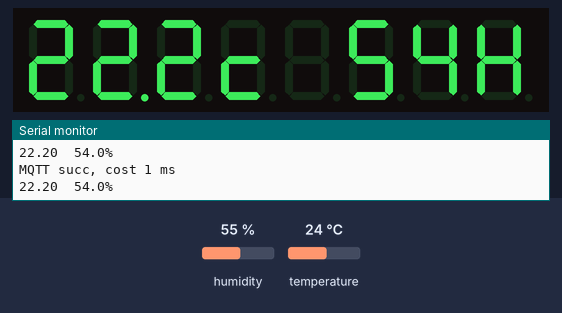
The program below on a simulated ESP8266 (NodeMCU). On the bench: 8-digit seven-segment display, the last lines printed to the serial monitor. The test bench sets the inputs (shaded band); at power-on: humidity 55 %, temperature 24 °C. WiFi joins after 1.5 s; servers stay silent unless stated; no MQTT or app messages arrive unless stated.

Above: at 3.2 s.
3.3 s: humidity set to 22 %
At 4.5 s:
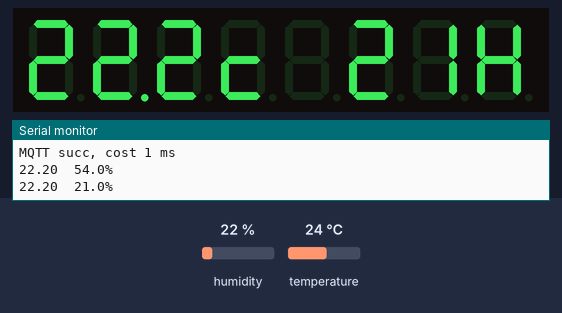
6.0 s: temperature set to 12 °C
At 7.2 s:
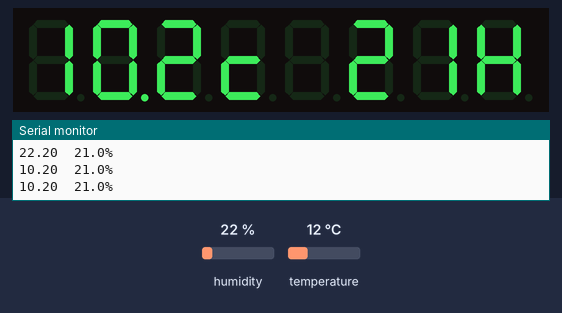
8.7 s: humidity set to 40 %
At 11.3 s:
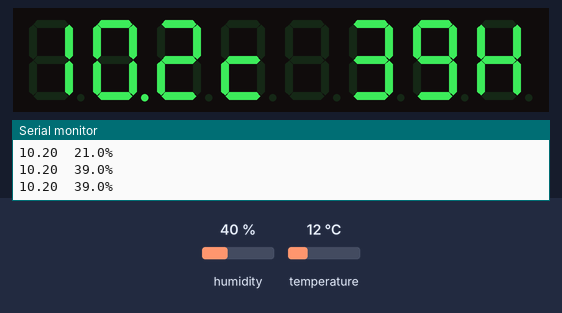
11.7 s: temperature set to 19 °C
At 12.7 s:
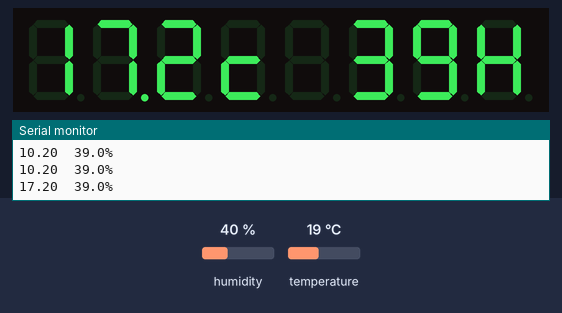
Timing chart, 0 to 14.7 s (numbered marks = the images above; inputs shaded):
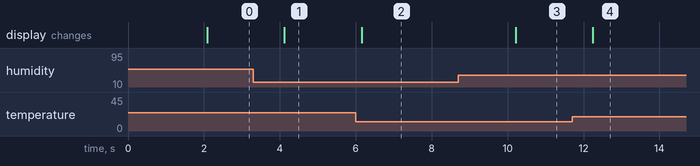

The program:

main.cpp
```cpp
/**
 * 基于Arduino的温湿度计，通过串口和数码管输出结果，并通过MQTT发送
 */
#include <Arduino.h>
#include <DHT_U.h>
#include <LedControl.h>
// 网络相关定义都在这里
#include "net.h"
// 温湿度校准
#include "calibration.h"

/**
 * 温湿度传感器 DHT11 1-wire连接方式
 * 3.3V -> +
 * GND -> -
 * D1 -> out
 */
DHT dht(D1, DHT11);

/*
 * MAX7219 8位数码管 SPI兼容连接方式
 * 3.3V -> VCC
 * GND -> GND
 * D7 -> DIN
 * D5 -> CLK
 * D2 -> CS
 */
LedControl lc = LedControl(D7, D5, D2, 8);

void showOnLED(float temperature, float humidity);

void setup()
{
  // 初始化温湿度传感器
  dht.begin();

  // 初始化串口
  Serial.begin(9600);

  // 初始化数码管
  lc.shutdown(0, false);
  // 亮度可以低一些，晚上不耀眼
  lc.setIntensity(0, 0);
  lc.clearDisplay(0);

  // 显示连接前的等待
  lc.setChar(0, 7, 'C', false);
  lc.setChar(0, 6, 'o', false);
  lc.setChar(0, 5, 'n', false);
  lc.setChar(0, 4, 'n', false);
  lc.setChar(0, 3, '.', false);
  lc.setChar(0, 2, '.', false);
  lc.setChar(0, 1, '.', false);
  lc.setChar(0, 0, '.', false);

  // 连接网络相关
  connect();
}

void loop()
{
  // 温湿度原始数据
  float t = dht.readTemperature();
  float h = dht.readHumidity();
  // 温湿度校准
  t = TEMP_A * t + TEMP_B;
  h = HUMIDITY_A * h + HUMIDITY_B;
  // 串口输出调试数据
  Serial.printf("%.2f\t%.1f%%\n", t, h);

  // 有时候会测量失败，特别是刚启动的时候。只在获取成功时显示
  if (!isnan(t) && !isnan(h))
  {
    showOnLED(t, h);
  }

  // 发送到MQTT
  sendToMQTT(t, h);

  delay(1000);
}

/**
 * LED数码管输出函数
 */
void showOnLED(float temperature, float humidity)
{
  // 显示温度，保留1位小数
  int td = (temperature + 0.05) * 10;
  // 显示在左边，从右数第5位开始展示
  for (int i = 5; i < 8; td /= 10, i++)
  {
    bool dot = false;
    if (i == 6)
    {
      dot = true;
    }
    if (td > 0)
    {
      lc.setChar(0, i, char(td % 10 + '0'), dot);
    }
    else
    {
      lc.setChar(0, i, ' ', false);
    }
  }
  // 输出一个c代表摄氏度
  lc.setChar(0, 4, 'C', false);

  // 湿度测量分辨率低，所以输出整数就行
  int hd = humidity;
  for (int i = 1; i < 4; hd /= 10, i++)
  {
    if (hd > 0)
    {
      lc.setChar(0, i, char(hd % 10 + '0'), false);
    }
    else
    {
      lc.setChar(0, i, ' ', false);
    }
  }
  // 输出一个H代表湿度
  lc.setChar(0, 0, 'H', false);
}
```

calibration.h
```cpp
/**
 * 温湿度传感器校准相关
 */

#ifndef calibration_h
#define calibration_h

/**
 * 温度传感器简易线性校准
 * 校准温度 = TEMP_A*原始温度值 + TEMP_B
 */
const float TEMP_A = 1.0;
const float TEMP_B = -1.8;

/**
 * 湿度传感器简易线性校准
 * 校准湿度 = HUMIDITY_A*原始湿度值 + HUMIDITY_B
 */
const float HUMIDITY_A = 1.0;
const float HUMIDITY_B = -1.0;

#endif // calibration_h
```

net.h
```cpp
/**
 * WiFi连接及MQTT相关
 */
#ifndef net_h
#define net_h

#include <ESP8266WiFi.h>
#include <WiFiClient.h>
#include <MQTT.h>

// WiFi 相关
const char WIFI_SSID[] = "";
const char WIFI_PASS[] = "";

// MQTT 相关
// https://cloud.bemfa.com/docs/src/mqtt.html 巴法云的要求可以只填私钥
const char MQTT_HOST[] = "bemfa.com";
const int MQTT_PORT = 9501;
const char MQTT_ID[] = "";
const char MQTT_TOPIC[] = "";
// 发送间隔(s)，没必要每次更新温度都发送
const int MQTT_SEND_INTERVAL_S = 30;

// 初始化WiFi及MQTT
void connect();
void sendToMQTT(float temperature, float humidity);

#endif // net_h
```

net.cpp
```cpp
/**
 * WiFi连接及MQTT相关
 */
#include "net.h"

WiFiClient wifi;
MQTTClient client;
int failCount = 0;
unsigned long lastSend = 0;

// 连接Wifi和MQTT
void connect()
{
  WiFi.begin(WIFI_SSID, WIFI_PASS);
  Serial.print("checking wifi...");
  while (WiFi.status() != WL_CONNECTED)
  {
    Serial.print(".");
    delay(1000);
  }

  Serial.print("\nconnecting mqtt ...");
  client.setKeepAlive(MQTT_SEND_INTERVAL_S + 5); // 连接前设置，避免较长的上报间隔导致连接断开
  client.begin(MQTT_HOST, MQTT_PORT, wifi);
  while (!client.connect(MQTT_ID, "", ""))
  {
    Serial.print(".");
    delay(1000);
  }
  Serial.println("\nconnected!");
}

// 向MQTT发送温湿度
void sendToMQTT(float temperature, float humidity)
{
  // 首次发送后，控制发送频率
  if (lastSend > 0 && millis() - lastSend < MQTT_SEND_INTERVAL_S * 1000)
  {
    return;
  }
  char msg[16];
  sprintf(msg, "#%.1f#%.0f", temperature, humidity);
  unsigned long start = millis();
  if (client.publish(MQTT_TOPIC, msg))
  {
    Serial.printf("MQTT succ, cost %lu ms\n", millis() - start);
    lastSend = millis();
  }
  else
  {
    Serial.printf("MQTT fail, cost %lu ms, err %d\n", millis() - start, client.lastError());
    failCount++;
    // 如果累计失败3次，重新执行连接
    if (failCount >= 3)
    {
      connect();
      failCount = 0;
    }
  }
}
```

Measured:
- after the input at 3.3 s, the display: changes after 0.82 s (image 1)
- after the input at 6.0 s, the display: changes after 0.15 s (image 2)
- after the input at 8.7 s, the display: changes after 1.5 s (image 3)
- after the input at 11.7 s, the display: changes after 0.54 s (image 4)
